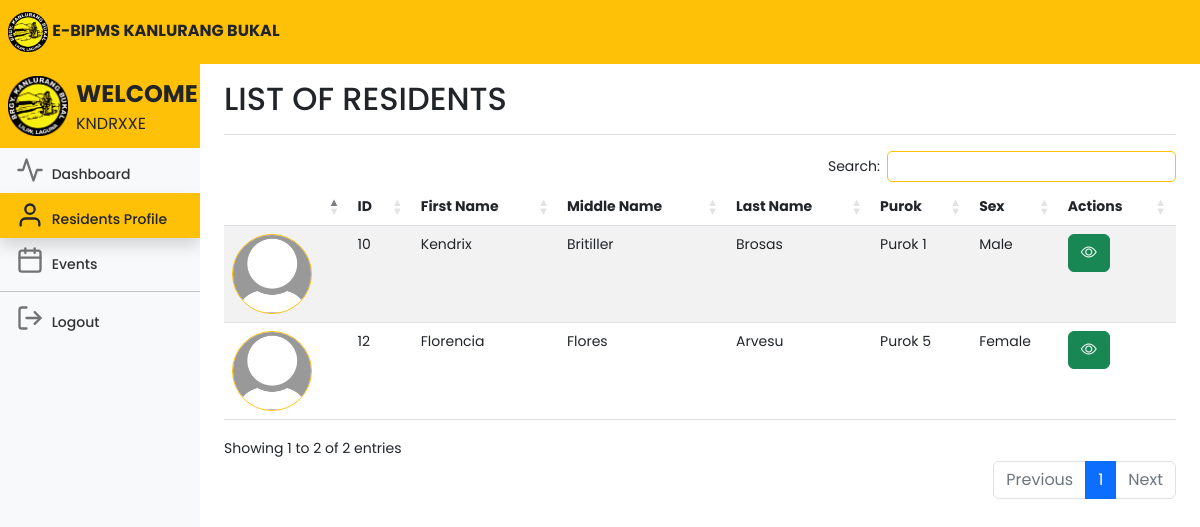
/lguresidents.php (signed in), run on the app's committed database.
### tables this page shows
CREATE TABLE `users` (
  `id` int(11) NOT NULL,
  `userID` varchar(100) NOT NULL,
  `firstname` varchar(100) NOT NULL,
  `middlename` varchar(100) NOT NULL,
  `lastname` varchar(100) NOT NULL,
  `sex` varchar(100) NOT NULL,
  `birthday` varchar(100) NOT NULL,
  `age` int(11) NOT NULL,
  `house_no` varchar(100) NOT NULL,
  `purok` varchar(100) NOT NULL,
  `civilstatus` varchar(100) NOT NULL,
  `voter` varchar(100) NOT NULL,
  `is_special_group` tinyint(1) NOT NULL,
  `specialgroup` varchar(100) NOT NULL,
  `members` int(11) NOT NULL,
  `housingstatus` varchar(100) NOT NULL,
  `phonenumber` varchar(15) NOT NULL,
  `email` varchar(100) NOT NULL,
  `username` varchar(100) NOT NULL,
  `password` varchar(100) NOT NULL,
  `profile_picture` varchar(255) NOT NULL
);

### lguresidents.php (the view, shortened to what this page needs)
<!DOCTYPE html>
<html lang="en">
<head>
    <link rel="stylesheet" href="https://cdn.jsdelivr.net/npm/bootstrap-icons@1.10.5/font/bootstrap-icons.css">
    <link href="css/bootstrap.min.css" rel="stylesheet">
    <link rel="stylesheet" href="css/style.css">
    <link rel="stylesheet" href="DataTables/datatables.css" />
    <link rel="stylesheet"
        href="https://cdnjs.cloudflare.com/ajax/libs/twitter-bootstrap/5.2.0/css/bootstrap.min.css" />
    <link rel="stylesheet" href="https://cdn.datatables.net/1.13.4/css/dataTables.bootstrap5.min.css" />
    <link rel="stylesheet" href="https://cdn.datatables.net/buttons/2.3.6/css/buttons.dataTables.min.css" />
    <link href="dashboard.css" rel="stylesheet">
</head>
<body>
    <header class="navbar navbar-light sticky-top bg-warning flex-md-nowrap p-0 ">
        <a class="navbar-brand px-2 fs-6 text-dark">
            <img src="kanlurangbukal.png" width="40">
            <b>E-BIPMS KANLURANG BUKAL</b>
        </a>
    </header>
    <div class="container-fluid">
        <div class="row">
            <nav id="sidebarMenu" class="col-md-3 col-lg-2 d-md-block bg-body-tertiary sidebar collapse">
                <div class="position-sticky pt-2 mt-2 sidebar-sticky bg-light">
                    <ul class="nav flex-column">
                        <a class="navbar-brand px-2 fs-6 bg-warning">
                            <img class="float-start" src="kanlurangbukal.png" width="60">
                            <span class="fs-4 px-2 text-dark"><b>WELCOME</b></span>
                            <br>
                            <span class="fs-6 px-2 text-dark" style="text-transform: uppercase;">
                                <?php echo $_SESSION['user'] ?>
                            </span>
                        </a>
                        <li class="nav-item fs-7">
                            <a class="nav-link" aria-current="page" href="lguhome.php">
                                <span data-feather="activity" class="align-text-bottom feather-48"></span>
                                Dashboard
                            </a>
                        </li>
                        <li class="nav-item fs-7">
                            <a class="nav-link text-dark bg-warning active shadow">
                                <span data-feather="user" class="align-text-bottom feather-48"></span>
                                Residents Profile
                            </a>
                        </li>
                        <li class="nav-item fs-7">
                            <a class="nav-link" href="lguevents.php">
                                <span data-feather="calendar" class="align-text-bottom feather-48"></span>
                                Events
                            </a>
                        </li>
                        <hr class="mt-2 mb-1">
                        <li class="nav-item fs-7">
                            <a class="nav-link" href="lgulogout.php">
                                <span data-feather="log-out" class="align-text-bottom feather-48"></span>
                                Logout
                            </a>
                        </li>
                    </ul>
                </div>
            </nav>
            <main class="col-md-9 ms-sm-auto col-lg-10 px-md-4">
                <div
                    class="d-flex justify-content-between flex-wrap flex-md-nowrap align-items-center pt-3 pb-2 mb-3 border-bottom">
                    <h1 class="h2">LIST OF RESIDENTS</h1>
                </div>
                <div class="table-responsive">
                    <div class="data_table">
                        <table id="myTable" class="table table-striped" style="width:100%">
                            <thead>
                                <tr>
                                    <th scope="col"></th>
                                    <th scope="col">ID</th>
                                    <th scope="col">First Name</th>
                                    <th scope="col">Middle Name</th>
                                    <th scope="col">Last Name</th>
                                    <th scope="col">Purok</th>
                                    <th scope="col">Sex</th>
                                    <th scope="col">Actions</th>
                                </tr>
                            </thead>
                            <tbody>
                                <?php
                                include 'conn.php';
                                $query = "SELECT * FROM users";
                                $query_run = mysqli_query($conn, $query);
                                if (mysqli_num_rows($query_run) > 0) {
                                    foreach ($query_run as $items) {
                                        ?>
                                                <tr>
                                                    <td style="display: block; margin-left: auto; margin-right: auto;">
                                                        <?php
                                                        if (!empty($items['profile_picture'])) {
                                                            echo '<img class="rounded-circle border border-warning" src="' . $items['profile_picture'] . '" alt="Profile Picture" width="80">';
                                                        } else {
                                                            echo '<img class="rounded-circle border border-warning" src="default-profile-pic.jpg" alt="Profile Picture" width="80">';
                                                        }
                                                        ?>
                                                    </td>
                                                    <td>
                                                        <?= $items['id']; ?>
                                                    </td>
                                                    <td>
                                                        <?= $items['firstname']; ?>
                                                    </td>
                                                    <td>
                                                        <?= $items['middlename']; ?>
                                                    </td>
                                                    <td>
                                                        <?= $items['lastname']; ?>
                                                    </td>
                                                    <td>
                                                        <?= $items['purok']; ?>
                                                    </td>
                                                    <td>
                                                        <?= $items['sex']; ?>
                                                    </td>
                                                    <td class="text-right">
                                                        <div class="btn-group me-2">
                                                            <button type="button" class="btn btn-success" data-bs-toggle="modal"
                                                                data-bs-target="#viewModal<?= $items['id']; ?>">
                                                                <i class="bi bi-eye"></i>
                                                            </button>
                                                        </div>
                                                    </td>
                                                </tr>
                                                <?php
                                    }
                                }
                                ?>
                            </tbody>
                        </table>
                    </div>
                </div>
            </main>
        </div>
    </div>
</body>
</html>

### css/style.css (style rules this page uses)
* { margin: 0; padding: 0; font-size: 10; font-family: 'Poppins', sans-serif; }

### DataTables/datatables.css (style rules this page uses)
:root { --dt-row-selected: 13, 110, 253; --dt-row-selected-text: 255, 255, 255; --dt-row-selected-link: 9, 10, 11; }
table.dataTable thead > tr > th.sorting, table.dataTable thead > tr > th.sorting_asc, table.dataTable thead > tr > th.sorting_desc, table.dataTable thead > tr > th.sorting_asc_disabled, table.dataTable thead > tr > th.sorting_desc_disabled, table.dataTable thead > tr > td.sorting, table.dataTable thead > tr > td.sorting_asc, table.dataTable thead > tr > td.sorting_desc, table.dataTable thead > tr > td.sorting_asc_disabled, table.dataTable thead > tr > td.sorting_desc_disabled { cursor: pointer; position: relative; padding-right: 26px; }
table.dataTable thead > tr > th.sorting:before, table.dataTable thead > tr > th.sorting:after, table.dataTable thead > tr > th.sorting_asc:before, table.dataTable thead > tr > th.sorting_asc:after, table.dataTable thead > tr > th.sorting_desc:before, table.dataTable thead > tr > th.sorting_desc:after, table.dataTable thead > tr > th.sorting_asc_disabled:before, table.dataTable thead > tr > th.sorting_asc_disabled:after, table.dataTable thead > tr > th.sorting_desc_disabled:before, table.dataTable thead > tr > th.sorting_desc_disabled:after, table.dataTable thead > tr > td.sorting:before, table.dataTable thead > tr > td.sorting:after, table.dataTable thead > tr > td.sorting_asc:before, table.dataTable thead > tr > td.sorting_asc:after, table.dataTable thead > tr > td.sorting_desc:before, table.dataTable thead > tr > td.sorting_desc:after, table.dataTable thead > tr > td.sorting_asc_disabled:before, table.dataTable thead > tr > td.sorting_asc_disabled:after, table.dataTable thead > tr > td.sorting_desc_disabled:before, table.dataTable thead > tr > td.sorting_desc_disabled:after { position: absolute; display: block; opacity: 0.125; right: 10px; line-height: 9px; font-size: 0.8em; }
table.dataTable thead > tr > th.sorting:before, table.dataTable thead > tr > th.sorting_asc:before, table.dataTable thead > tr > th.sorting_desc:before, table.dataTable thead > tr > th.sorting_asc_disabled:before, table.dataTable thead > tr > th.sorting_desc_disabled:before, table.dataTable thead > tr > td.sorting:before, table.dataTable thead > tr > td.sorting_asc:before, table.dataTable thead > tr > td.sorting_desc:before, table.dataTable thead > tr > td.sorting_asc_disabled:before, table.dataTable thead > tr > td.sorting_desc_disabled:before { bottom: 50%; content: "▲"; content: "▲"/""; }
table.dataTable thead > tr > th.sorting:after, table.dataTable thead > tr > th.sorting_asc:after, table.dataTable thead > tr > th.sorting_desc:after, table.dataTable thead > tr > th.sorting_asc_disabled:after, table.dataTable thead > tr > th.sorting_desc_disabled:after, table.dataTable thead > tr > td.sorting:after, table.dataTable thead > tr > td.sorting_asc:after, table.dataTable thead > tr > td.sorting_desc:after, table.dataTable thead > tr > td.sorting_asc_disabled:after, table.dataTable thead > tr > td.sorting_desc_disabled:after { top: 50%; content: "▼"; content: "▼"/""; }
table.dataTable thead > tr > th.sorting_asc:before, table.dataTable thead > tr > th.sorting_desc:after, table.dataTable thead > tr > td.sorting_asc:before, table.dataTable thead > tr > td.sorting_desc:after { opacity: 0.6; }
table.dataTable thead th, table.dataTable thead td, table.dataTable tfoot th, table.dataTable tfoot td { text-align: left; }
table.dataTable { clear: both; margin-top: 6px !important; margin-bottom: 6px !important; max-width: none !important; border-collapse: separate !important; border-spacing: 0; }
table.dataTable td, table.dataTable th { -webkit-box-sizing: content-box; box-sizing: content-box; }
table.dataTable.table-striped > tbody > tr:nth-of-type(2n+1) > * { box-shadow: none; }
table.dataTable > tbody > tr { background-color: transparent; }
table.dataTable.table-striped > tbody > tr.odd > * { box-shadow: inset 0 0 0 9999px rgba(0, 0, 0, 0.05); }

### data on the page
users: id "10", firstname "Kendrix", middlename "Britiller", lastname "Brosas", purok "Purok 1", sex "Male"
users: id "12", firstname "Florencia", middlename "Flores", lastname "Arvesu", purok "Purok 5", sex "Female"

### other printed values
$_SESSION['user'] "KNDRXXE"
